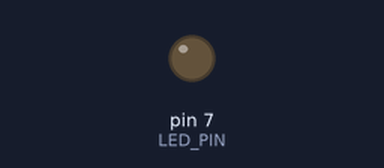
A sketch run on a simulated Arduino Uno, built with avr-gcc and run on an emulated ATmega328P. Shown: output pins drawn as LEDs (lit = HIGH). Dashed ring = blinking. At 2.0 s the program stops and its outputs stay as they are.

Above: at 0.5 s.
At 1.85 s:
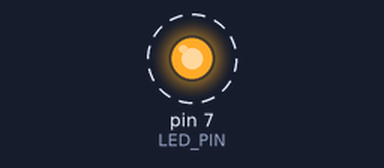
Timing chart, 0 to 3.0 s (numbered marks = the images above):
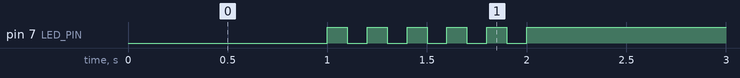

Measured:
- by itself, pin 7 (LED_PIN): alternates HIGH for 0.10 s and LOW for 0.10 s, 11 changes in all, then stays HIGH

The sketch:

05_practice_2.ino
```cpp
#define LED_PIN 7

void setup() {
  pinMode(LED_PIN, OUTPUT); // 7번 핀을 출력으로 설정
  digitalWrite(LED_PIN, HIGH);
}

void loop() {
  // 1. loop() 시작 → 처음 1초 동안 LED 켜기
  digitalWrite(LED_PIN, LOW);
  delay(1000);

  // 2. 다음 1초 동안 LED를 5회 깜빡이기
  for (int i = 0; i < 5; i++) {
    digitalWrite(LED_PIN, HIGH);
    delay(100);   // 꺼짐 0.1초
    digitalWrite(LED_PIN, LOW);
    delay(100);   // 켜짐 0.1초
  }

  // 3. LED 끄기
  digitalWrite(LED_PIN, HIGH);

  // 4. 무한 루프 상태로 종료
  while (1) {
    // 아무 동작 없음 (프로그램 정지 상태 유지)
  }
}
```
